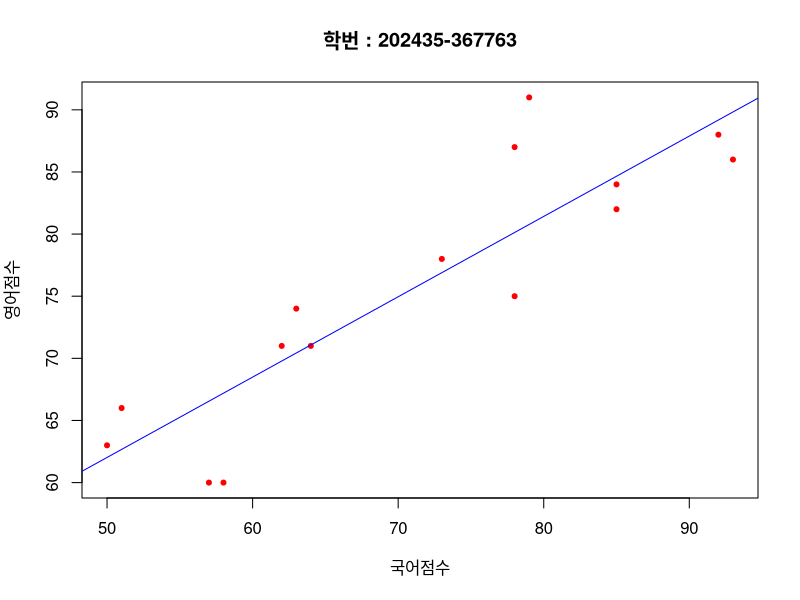

Write the R code that produced this figure.
#국어점수
korean <- c(85,78,57,64,78,51,73,93,63,79,50,85,62,92,58)
#영어점수
english <- c(84,87,60,71,75,66,78,86,74,91,63,82,71,88,60)

#(1) 국어점수를 가로축으로, 영어점수를 세로축으로 하는 산점도를 그리시오. 
# 산점도의 제목으로 본인의 학번을 넣으시오. 
plot(korean, english, xlab = "국어점수", ylab = "영어점수", main = "학번 : 202435-367763", pch = 20, col = "red")
#(2) 국어점수와 영어점수의 상관계수를 계산하시오. 
#두 변수간 선형관계 어느정도 강한지 나타냄
#r이 1에 가까울수록 양의 선형관계
cor(korean, english)
# 0.8878261
#(3) 국어점수를 독립변수로, 영어점수를 종속변수로 하는 회귀직선을 구하시오. 
#적합된 회귀모형에 따르면, 국어점수가 1점 높아지면 영어점수는 평균적으로 몇점 높아지는가?
#단순회귀 종속변수 ~ 독립변수
regression <- lm(english ~ korean)
regression
abline(regression, col = "blue")
summary(regression)
coef(regression)["korean"] 
#결과로 0.64점씩 높아진다
